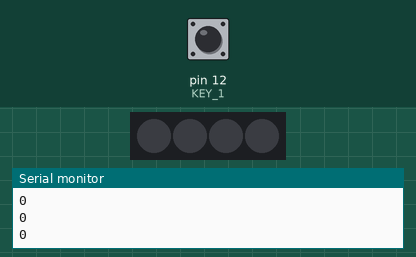
The sketch below on a simulated Arduino Uno, built with avr-gcc and run on an emulated ATmega328P. On the bench: 4 RGB LEDs in strip order, left to right, the last lines printed to the serial monitor. The test bench sets the inputs (shaded band); at power-on: pin 12 (KEY_1) LOW. Dim RGB values are drawn brighter than linear.

Above: at 1.2 s.
1.3 s: pin 12 (KEY_1) pulled HIGH for 0.15 s
At 4.2 s:
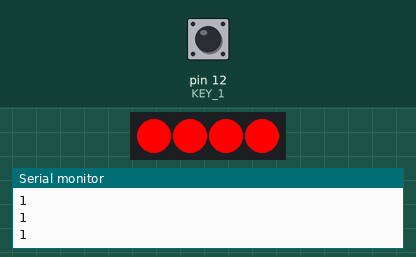
4.3 s: pin 12 (KEY_1) pulled HIGH for 1 s
At 5.46 s:
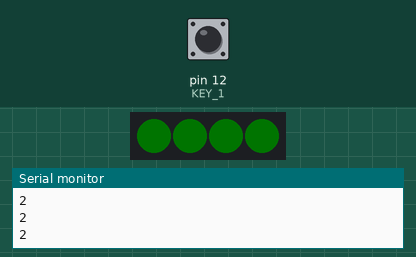
7.7 s: pin 12 (KEY_1) pulled HIGH for 0.15 s
At 7.9 s:
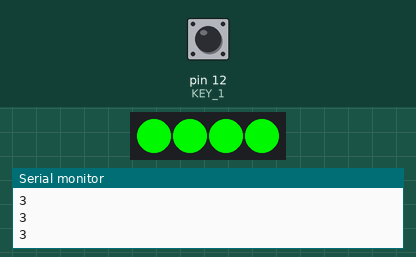
Timing chart, 0 to 10.7 s (numbered marks = the images above; inputs shaded):
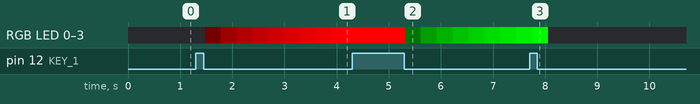

Measured:
- after the input at 1.3 s, RGB LED 0–3: off → RGB(1, 0, 0) after 0.18 s, → RGB(30, 0, 0) 0.30 s later, → RGB(59, 0, 0) 0.30 s later, → RGB(88, 0, 0) 0.30 s later, … (10 changes in this stretch)
- after the input at 4.3 s, RGB LED 0–3: RGB(255, 0, 0) → RGB(0, 1, 0) after 1.0 s, → RGB(0, 30, 0) 0.30 s later, → RGB(0, 59, 0) 0.30 s later, → RGB(0, 88, 0) 0.30 s later, … (8 changes in this stretch)

The sketch:

project6.ino
```cpp
#include <Adafruit_NeoPixel.h>
#define NUMPIXELS 4 // Number of 2812 lamps
#define  RGB_PIN  13  // 2812 pin definition 13
#define  KEY_1   12   // Key pin definition 12

Adafruit_NeoPixel pixels(NUMPIXELS, RGB_PIN, NEO_GRB + NEO_KHZ800);//Creating light objects


//Variable definition
int count_R=0;
int count_G=0;
int count_B=0;
int count_key=0;
int Press=0;

//Initialization function
void setup ()
{

	pinMode(KEY_1,INPUT);

	pixels.begin(); // Initialize 2812 library functions
	pixels.show();

	Serial.begin(9600);
}


void loop()
{
	pixels.clear(); // Lighting function
	KEY();          //Key function
	RGB();          //RGB function

}

void RGB()
{
	switch(count_key)    //Number of key presses
	{
		case 1 :         //The red light is on
			delay(10);
			count_R++;
			if(count_R>=255)count_R=255;
			count_G=0;
			count_B=0;
			pixels.setPixelColor(0, pixels.Color(count_R, 0, 0));
			pixels.setPixelColor(1, pixels.Color(count_R, 0, 0));
			pixels.setPixelColor(2, pixels.Color(count_R, 0, 0));
			pixels.setPixelColor(3, pixels.Color(count_R, 0, 0));
			pixels.show();
			break;
		case 2 :         //The green light is on
			delay(10);
			count_G++;
			if(count_G>=255)count_G=255;
			count_R=0;
			count_B=0;
			pixels.setPixelColor(0, pixels.Color(0, count_G, 0));
			pixels.setPixelColor(1, pixels.Color(0, count_G, 0));
			pixels.setPixelColor(2, pixels.Color(0, count_G, 0));
			pixels.setPixelColor(3, pixels.Color(0, count_G, 0));
			pixels.show();
			break;
		case 3 :          //The blue light is on
			delay(10);
			count_B++;
			if(count_B>=255)count_B=255;
			count_R=0;
			count_G=0;
			pixels.setPixelColor(0, pixels.Color(0, 0, count_B));
			pixels.setPixelColor(1, pixels.Color(0, 0, count_B));
			pixels.setPixelColor(2, pixels.Color(0, 0, count_B));
			pixels.setPixelColor(3, pixels.Color(0, 0, count_B));
			pixels.show();
      case 4 :          //The blue light is on
      pixels.setPixelColor(0, pixels.Color(0, 0, 0));
      pixels.setPixelColor(1, pixels.Color(0, 0, 0));
      pixels.setPixelColor(2, pixels.Color(0, 0, 0));
      pixels.setPixelColor(3, pixels.Color(0, 0, 0));
      pixels.show();
      break;

		default : break;
	}


}

void KEY()   //Key function
{
	int i=digitalRead(KEY_1);
	Serial.println(count_key);
	if(i)
	{
		delay(20);
		if(i)Press=1;   //Press the sign
	}

	i=digitalRead(KEY_1);
	if((i==0) &&(Press==1))   //Let go detection
	{
		Press=0;
		count_key++;
		if(count_key==5)count_key=1;
	}
}
```
